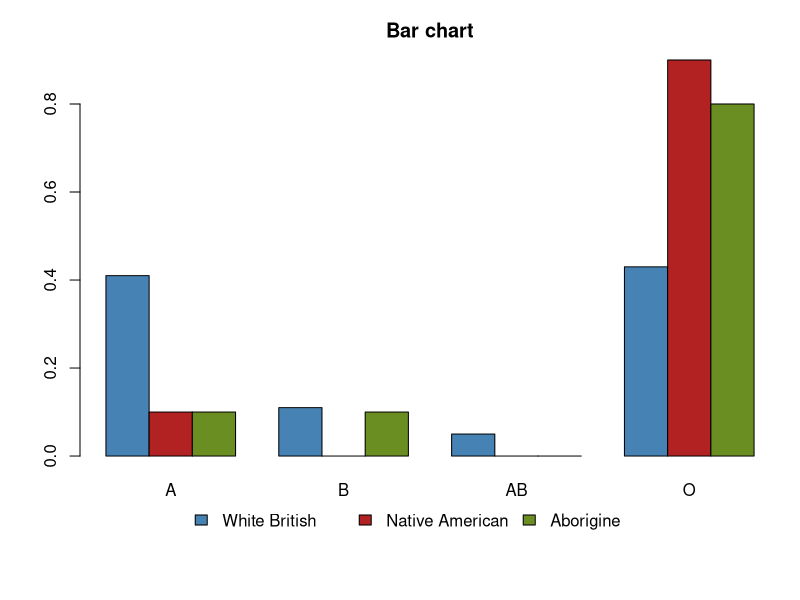
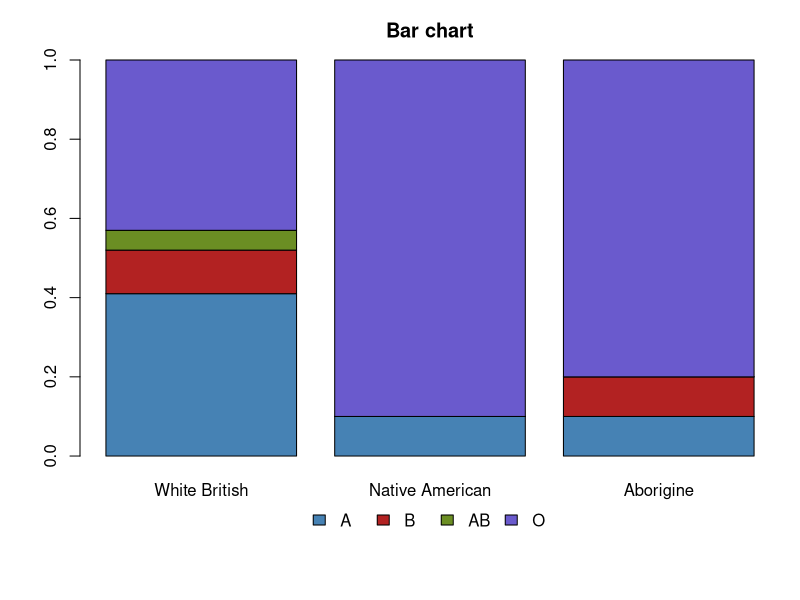
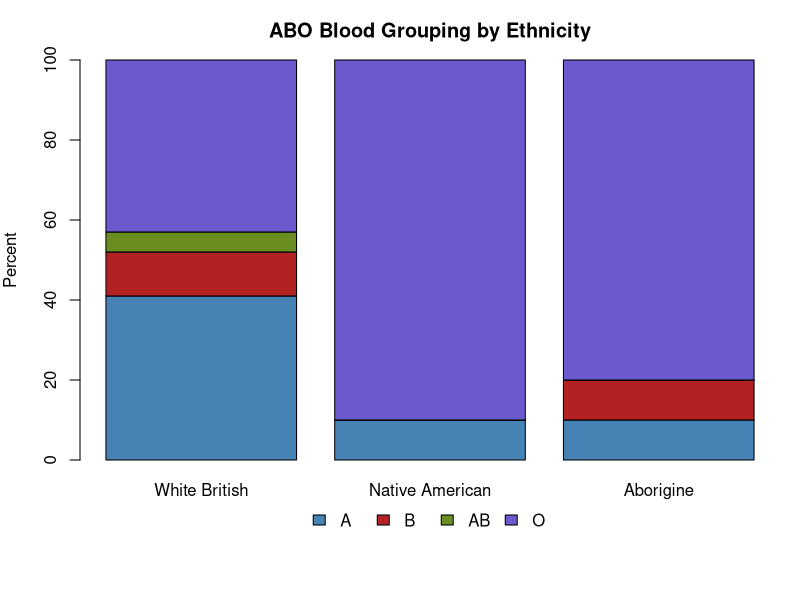
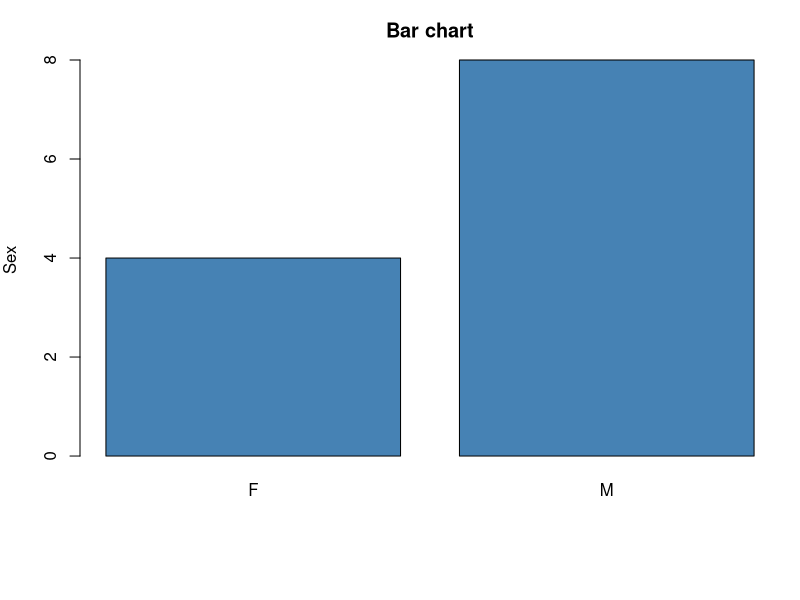

Recreate these plots in R, in order.
# Bar plot: the StatsDirect help illustration (the ABO blood group distribution of
# three ethnic groups; the test workbook's Graphics worksheet columns Blood Group,
# White British, Native American and Aborigine) in R
group <- c("A", "B", "AB", "O")
white_british <- c(0.41, 0.11, 0.05, 0.43)
native_american <- c(0.10, 0.00, 0.00, 0.90)
aborigine <- c(0.10, 0.10, 0.00, 0.80)

# One row for each worksheet column of values, one column for each bar label:
# barplot() draws a matrix as one group of bars per column, labelled by the column
# names, side by side when beside = TRUE and otherwise stacked.
values <- rbind("White British" = white_british, "Native American" = native_american,
                "Aborigine" = aborigine)
colnames(values) <- group
shade <- c("steelblue", "firebrick", "olivedrab", "slateblue")
op <- par(mar = c(7, 4, 3, 1))
bottom_legend <- function(labels, fill) {
  legend("bottom", legend = labels, fill = fill, horiz = TRUE, bty = "n",
         inset = c(0, -0.2), xpd = TRUE)
}

# Clustered (StatsDirect's default type of plot): a bar for each column of values at
# each label, the columns' titles in a legend below the chart. StatsDirect titles
# the chart "Bar chart" until you type a title in the chart options.
barplot(values, beside = TRUE, col = shade[1:3], main = "Bar chart")
bottom_legend(rownames(values), shade[1:3])

# Stacked: StatsDirect turns the table round, one stack for each column of values
# with a segment for each label, so the height of a stack is its column's total
barplot(t(values), col = shade, main = "Bar chart")
bottom_legend(group, shade)

# 100% stacked, the illustration: each stack is scaled to the total of its column
# of values (missing values left out), so its segments are percentages of the total
six <- function(x) formatC(x, digits = 6, format = "f", drop0trailing = TRUE)
pct <- 100 * values / rowSums(values, na.rm = TRUE)
barplot(t(pct), col = shade, ylim = c(0, 100), ylab = "Percent",
        main = "ABO Blood Grouping by Ethnicity")
bottom_legend(group, shade)
for (i in rownames(pct)) {
  cat(i, ": ", paste0(group, " ", six(pct[i, ]), "%", collapse = ", "), "\n", sep = "")
}

# Bar or Column (Frequency) counts the categories of a column of raw data, here the
# Other worksheet's column Sex; for these labels table() sorts the categories as
# StatsDirect does (StatsDirect sorts numeric labels by value and text labels with
# capitals first; R sorts by the locale's collation). A
# plot of one column of values names its Y axis after that column.
sex <- c("M", "M", "M", "F", "M", "M", "M", "M", "F", "F", "F", "M")
counts <- table(sex)
barplot(counts, col = shade[1], ylab = "Sex", main = "Bar chart")
cat("Sex counts: ", paste(names(counts), counts, collapse = ", "), "\n", sep = "")
par(op)
